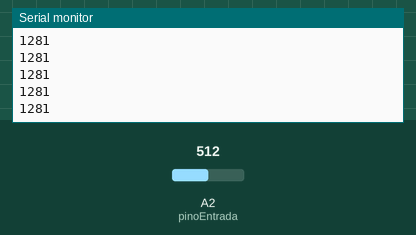
Recording of a sketch running on a simulated Arduino Uno, built with avr-gcc and run on an emulated ATmega328P. Parts: the last lines printed to the serial monitor. The inputs (shaded band) are chosen by the test bench; at power-on: A2 (pinoEntrada) = 512.

Above: at 1.2 s.
1.3 s: A2 (pinoEntrada) set to 716
At 1.9 s:
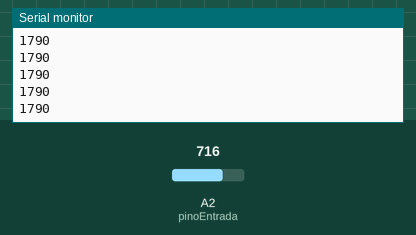
2.8 s: A2 (pinoEntrada) set to 900
At 3.9 s:
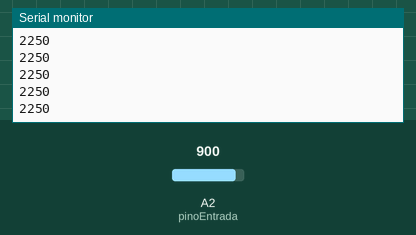
Timing chart, 0 to 5.8 s (numbered marks = the images above; inputs shaded):
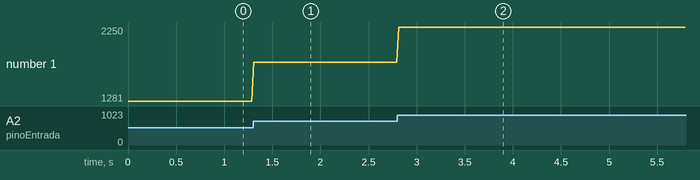

The sketch:

code.ino
```cpp
// C++ code
//
const int pinoEntrada = A2;

void setup() {
  Serial.begin(9600);
}

void loop() {
  int valorSensor = analogRead(pinoEntrada);
  int mapa = map(valorSensor, 0, 1023, 2, 2558);

  Serial.println(mapa);

  delay(20);
}
```

Measured:
- after the input at 1.3 s, the serial monitor: prints a new line at once (image 1)
- after the input at 2.8 s, the serial monitor: prints a new line at once (image 2)
- plotted number 1: 1281 → 1790 after the input at 1.3 s, 1790 → 2250 after the input at 2.8 s
